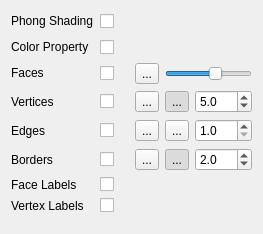
<?xml version="1.0" encoding="UTF-8"?>
<ui version="4.0">
 <class>WidgetSurfaceMeshRenderer</class>
 <widget class="QWidget" name="WidgetSurfaceMeshRenderer">
  <property name="geometry">
   <rect>
    <x>0</x>
    <y>0</y>
    <width>263</width>
    <height>234</height>
   </rect>
  </property>
  <property name="windowTitle">
   <string>Surface mesh renderer</string>
  </property>
  <property name="locale">
   <locale language="English" country="UnitedStates"/>
  </property>
  <layout class="QVBoxLayout" name="verticalLayout">
   <item>
    <layout class="QGridLayout" name="gridLayout">
     <item row="0" column="0">
      <widget class="QLabel" name="label">
       <property name="text">
        <string>Phong Shading</string>
       </property>
      </widget>
     </item>
     <item row="0" column="1">
      <widget class="QCheckBox" name="checkBoxPhongShading">
       <property name="minimumSize">
        <size>
         <width>0</width>
         <height>20</height>
        </size>
       </property>
       <property name="toolTip">
        <string>Check to enable Phong shading</string>
       </property>
       <property name="text">
        <string/>
       </property>
      </widget>
     </item>
     <item row="0" column="2" colspan="3">
      <spacer name="horizontalSpacer_2">
       <property name="orientation">
        <enum>Qt::Horizontal</enum>
       </property>
       <property name="sizeHint" stdset="0">
        <size>
         <width>0</width>
         <height>0</height>
        </size>
       </property>
      </spacer>
     </item>
     <item row="1" column="0">
      <widget class="QLabel" name="label_2">
       <property name="text">
        <string>Color Property</string>
       </property>
      </widget>
     </item>
     <item row="1" column="1">
      <widget class="QCheckBox" name="checkBoxUseColorProperty">
       <property name="minimumSize">
        <size>
         <width>0</width>
         <height>20</height>
        </size>
       </property>
       <property name="toolTip">
        <string>Check to enable Phong shading</string>
       </property>
       <property name="text">
        <string/>
       </property>
      </widget>
     </item>
     <item row="1" column="2" colspan="3">
      <spacer name="horizontalSpacer_3">
       <property name="orientation">
        <enum>Qt::Horizontal</enum>
       </property>
       <property name="sizeHint" stdset="0">
        <size>
         <width>0</width>
         <height>0</height>
        </size>
       </property>
      </spacer>
     </item>
     <item row="2" column="0">
      <widget class="QLabel" name="label_3">
       <property name="maximumSize">
        <size>
         <width>16777215</width>
         <height>20</height>
        </size>
       </property>
       <property name="text">
        <string>Faces</string>
       </property>
      </widget>
     </item>
     <item row="2" column="1">
      <widget class="QCheckBox" name="checkBoxShowFaces">
       <property name="toolTip">
        <string>Show/Hide surface</string>
       </property>
       <property name="text">
        <string/>
       </property>
      </widget>
     </item>
     <item row="2" column="2">
      <widget class="QToolButton" name="toolButtonFacesDefaultColor">
       <property name="toolTip">
        <string>Default surface color</string>
       </property>
       <property name="text">
        <string>...</string>
       </property>
      </widget>
     </item>
     <item row="2" column="3" colspan="2">
      <widget class="QSlider" name="horizontalSliderFacesOpacity">
       <property name="sizePolicy">
        <sizepolicy hsizetype="Expanding" vsizetype="Fixed">
         <horstretch>0</horstretch>
         <verstretch>0</verstretch>
        </sizepolicy>
       </property>
       <property name="toolTip">
        <string>The opacity of the surface</string>
       </property>
       <property name="maximum">
        <number>100</number>
       </property>
       <property name="value">
        <number>60</number>
       </property>
       <property name="orientation">
        <enum>Qt::Horizontal</enum>
       </property>
      </widget>
     </item>
     <item row="3" column="0">
      <widget class="QLabel" name="label_5">
       <property name="text">
        <string>Vertices</string>
       </property>
      </widget>
     </item>
     <item row="3" column="1">
      <widget class="QCheckBox" name="checkBoxShowVertices">
       <property name="toolTip">
        <string>Show/Hide vertices</string>
       </property>
       <property name="text">
        <string/>
       </property>
      </widget>
     </item>
     <item row="3" column="2">
      <widget class="QToolButton" name="toolButtonVerticesDefaultColor">
       <property name="toolTip">
        <string>Vertices color</string>
       </property>
       <property name="text">
        <string>...</string>
       </property>
      </widget>
     </item>
     <item row="3" column="3">
      <widget class="QToolButton" name="toolButtonVerticesImpostors">
       <property name="toolTip">
        <string>Render vertices as spheres</string>
       </property>
       <property name="text">
        <string>...</string>
       </property>
       <property name="icon">
        <iconset>
         <normaloff>Resources/icons/imposters.png</normaloff>Resources/icons/imposters.png</iconset>
       </property>
       <property name="checkable">
        <bool>true</bool>
       </property>
       <property name="checked">
        <bool>true</bool>
       </property>
      </widget>
     </item>
     <item row="3" column="4">
      <widget class="QDoubleSpinBox" name="doubleSpinBoxVerticesSize">
       <property name="toolTip">
        <string>Vertices size</string>
       </property>
       <property name="decimals">
        <number>1</number>
       </property>
       <property name="minimum">
        <double>1.000000000000000</double>
       </property>
       <property name="value">
        <double>5.000000000000000</double>
       </property>
      </widget>
     </item>
     <item row="4" column="0">
      <widget class="QLabel" name="label_4">
       <property name="text">
        <string>Edges</string>
       </property>
      </widget>
     </item>
     <item row="4" column="1">
      <widget class="QCheckBox" name="checkBoxShowEdges">
       <property name="toolTip">
        <string>Show/Hide edges</string>
       </property>
       <property name="text">
        <string/>
       </property>
      </widget>
     </item>
     <item row="4" column="2">
      <widget class="QToolButton" name="toolButtonEdgesDefaultColor">
       <property name="toolTip">
        <string>Edges color</string>
       </property>
       <property name="text">
        <string>...</string>
       </property>
      </widget>
     </item>
     <item row="4" column="3">
      <widget class="QToolButton" name="toolButtonEdgesImpostors">
       <property name="toolTip">
        <string>Render edges as cylinders</string>
       </property>
       <property name="text">
        <string>...</string>
       </property>
       <property name="icon">
        <iconset>
         <normaloff>Resources/icons/imposters.png</normaloff>Resources/icons/imposters.png</iconset>
       </property>
       <property name="checkable">
        <bool>true</bool>
       </property>
      </widget>
     </item>
     <item row="4" column="4">
      <widget class="QDoubleSpinBox" name="doubleSpinBoxEdgesThickness">
       <property name="toolTip">
        <string>Edges thickness</string>
       </property>
       <property name="decimals">
        <number>1</number>
       </property>
       <property name="minimum">
        <double>1.000000000000000</double>
       </property>
      </widget>
     </item>
     <item row="5" column="0">
      <widget class="QLabel" name="label_6">
       <property name="text">
        <string>Borders</string>
       </property>
      </widget>
     </item>
     <item row="5" column="1">
      <widget class="QCheckBox" name="checkBoxShowBorders">
       <property name="toolTip">
        <string>Show/Hide surface borders</string>
       </property>
       <property name="text">
        <string/>
       </property>
      </widget>
     </item>
     <item row="5" column="2">
      <widget class="QToolButton" name="toolButtonBordersDefaultColor">
       <property name="toolTip">
        <string>Borders color</string>
       </property>
       <property name="text">
        <string>...</string>
       </property>
      </widget>
     </item>
     <item row="5" column="3">
      <widget class="QToolButton" name="toolButtonBordersImpostors">
       <property name="toolTip">
        <string>Render borders as cylinders</string>
       </property>
       <property name="text">
        <string>...</string>
       </property>
       <property name="icon">
        <iconset>
         <normaloff>Resources/icons/imposters.png</normaloff>Resources/icons/imposters.png</iconset>
       </property>
       <property name="checkable">
        <bool>true</bool>
       </property>
       <property name="checked">
        <bool>true</bool>
       </property>
      </widget>
     </item>
     <item row="5" column="4">
      <widget class="QDoubleSpinBox" name="doubleSpinBoxBordersThickness">
       <property name="toolTip">
        <string>Border thickness (valid when rendered as cylinders)</string>
       </property>
       <property name="decimals">
        <number>1</number>
       </property>
       <property name="minimum">
        <double>1.000000000000000</double>
       </property>
       <property name="value">
        <double>2.000000000000000</double>
       </property>
      </widget>
     </item>
     <item row="6" column="0">
      <widget class="QLabel" name="label_19">
       <property name="text">
        <string>Face Labels</string>
       </property>
      </widget>
     </item>
     <item row="6" column="1">
      <widget class="QCheckBox" name="checkBoxShowFaceLabels">
       <property name="toolTip">
        <string>Show/Hide face lables</string>
       </property>
       <property name="text">
        <string/>
       </property>
      </widget>
     </item>
     <item row="6" column="2" colspan="3">
      <spacer name="horizontalSpacer_7">
       <property name="orientation">
        <enum>Qt::Horizontal</enum>
       </property>
       <property name="sizeHint" stdset="0">
        <size>
         <width>0</width>
         <height>0</height>
        </size>
       </property>
      </spacer>
     </item>
     <item row="7" column="0">
      <widget class="QLabel" name="label_20">
       <property name="text">
        <string>Vertex Labels</string>
       </property>
      </widget>
     </item>
     <item row="7" column="1">
      <widget class="QCheckBox" name="checkBoxShowVertexLabels">
       <property name="toolTip">
        <string>Show/Hide vertex labels</string>
       </property>
       <property name="text">
        <string/>
       </property>
      </widget>
     </item>
     <item row="7" column="2" colspan="3">
      <spacer name="horizontalSpacer_8">
       <property name="orientation">
        <enum>Qt::Horizontal</enum>
       </property>
       <property name="sizeHint" stdset="0">
        <size>
         <width>0</width>
         <height>0</height>
        </size>
       </property>
      </spacer>
     </item>
    </layout>
   </item>
   <item>
    <spacer name="verticalSpacer">
     <property name="orientation">
      <enum>Qt::Vertical</enum>
     </property>
     <property name="sizeHint" stdset="0">
      <size>
       <width>20</width>
       <height>36</height>
      </size>
     </property>
    </spacer>
   </item>
  </layout>
 </widget>
 <tabstops>
  <tabstop>checkBoxPhongShading</tabstop>
  <tabstop>checkBoxUseColorProperty</tabstop>
  <tabstop>checkBoxShowFaces</tabstop>
  <tabstop>toolButtonFacesDefaultColor</tabstop>
  <tabstop>horizontalSliderFacesOpacity</tabstop>
  <tabstop>checkBoxShowVertices</tabstop>
  <tabstop>toolButtonVerticesDefaultColor</tabstop>
  <tabstop>toolButtonVerticesImpostors</tabstop>
  <tabstop>doubleSpinBoxVerticesSize</tabstop>
  <tabstop>checkBoxShowEdges</tabstop>
  <tabstop>toolButtonEdgesDefaultColor</tabstop>
  <tabstop>toolButtonEdgesImpostors</tabstop>
  <tabstop>doubleSpinBoxEdgesThickness</tabstop>
  <tabstop>checkBoxShowBorders</tabstop>
  <tabstop>toolButtonBordersDefaultColor</tabstop>
  <tabstop>toolButtonBordersImpostors</tabstop>
  <tabstop>doubleSpinBoxBordersThickness</tabstop>
  <tabstop>checkBoxShowFaceLabels</tabstop>
  <tabstop>checkBoxShowVertexLabels</tabstop>
 </tabstops>
 <resources/>
 <connections/>
</ui>
